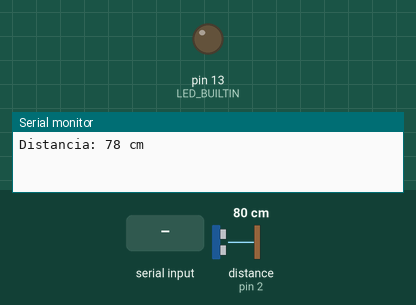
This sketch was run on a simulated Arduino Uno, built with avr-gcc and run on an emulated ATmega328P. Shown: output pins drawn as LEDs (lit = HIGH), the last lines printed to the serial monitor. Wiring (inferred from the names in the program): ultrasonic range finder: trigger pin 3; echo pin 2. The test bench sets the inputs (shaded band); at power-on: distance to the obstacle (sensor on pin 2) 80 cm. The echo pulse lasts 58.3 µs per cm; pins used as bus, display or sensor lines are not drawn.

Above: at 1.2 s.
1.3 s: "e" received over Serial
At 3.4 s:
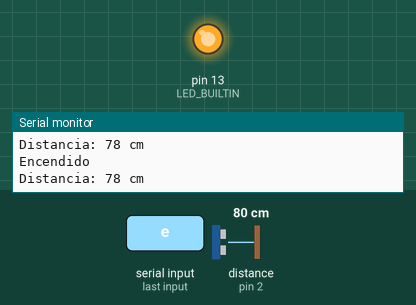
4.0 s: "a" received over Serial
At 5.5 s:
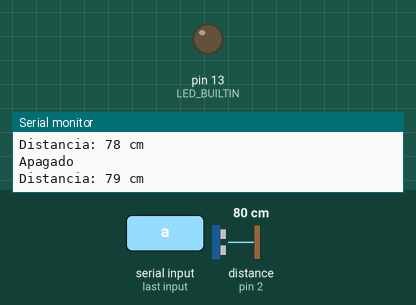
Timing chart, 0 to 7.0 s (numbered marks = the images above; inputs shaded):
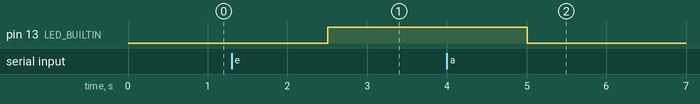

Measured:
- after the input at 1.3 s, pin 13 (LED_BUILTIN): LOW → HIGH after 1.2 s
- after the input at 4.0 s, pin 13 (LED_BUILTIN): HIGH → LOW after 1.0 s

The sketch:

Ejemplo_PrenderLedSerial.ino
```cpp
const int trigPin = 3;
const int echoPin = 2;
// the setup function runs once when you press reset or power the board
void setup() {
  // initialize digital pin LED_BUILTIN as an output.
  pinMode(LED_BUILTIN, OUTPUT);
  pinMode(trigPin, OUTPUT);
  pinMode(echoPin, INPUT);
  Serial.begin(9600);
}

// the loop function runs over and over again forever
void loop() {
  char letra = Serial.read();
  if(letra == 'e'){
    digitalWrite(LED_BUILTIN, HIGH);  // turn the LED on (HIGH is the voltage level)
    Serial.println("Encendido");
    //delay(1000);
  } else if(letra == 'a'){
    digitalWrite(LED_BUILTIN, LOW);
    Serial.println("Apagado");
    //delay(1000);
  }
  digitalWrite(trigPin, LOW);
  delayMicroseconds(2);
  digitalWrite(trigPin, HIGH);
  delayMicroseconds(10);
  digitalWrite(trigPin, LOW);

  // Lee la duración del pulso de eco
  long duration = pulseIn(echoPin, HIGH);

  // Calcula la distancia en centímetros
  int distance = duration * 0.034 / 2;

  // Muestra la distancia en el Monitor Serie
  Serial.print("Distancia: ");
  Serial.print(distance);
  Serial.println(" cm");

  delay(2500);
}
```
